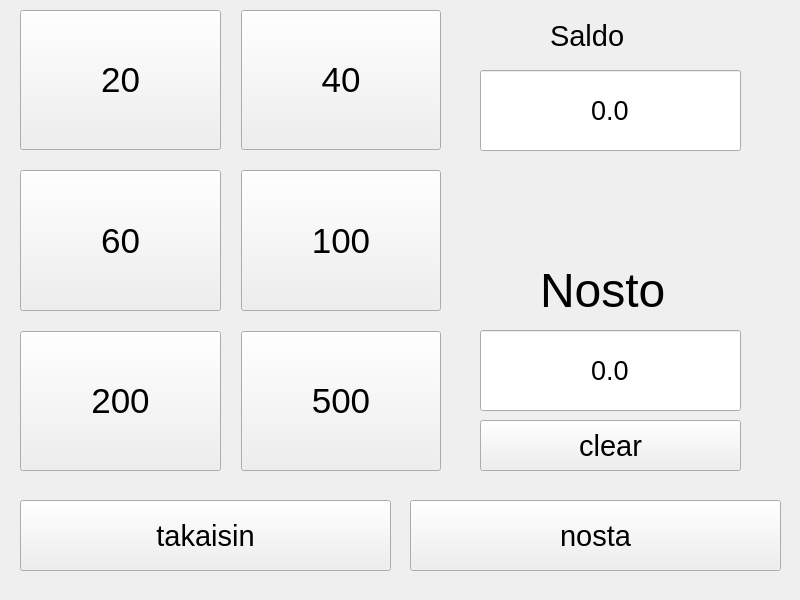
<?xml version="1.0" encoding="UTF-8"?>
<ui version="4.0">
 <class>MainWindow</class>
 <widget class="QWidget" name="MainWindow">
  <property name="geometry">
   <rect>
    <x>0</x>
    <y>0</y>
    <width>800</width>
    <height>600</height>
   </rect>
  </property>
  <property name="windowTitle">
   <string>Form</string>
  </property>
  <widget class="QStackedWidget" name="stackedWidget">
   <property name="geometry">
    <rect>
     <x>0</x>
     <y>-10</y>
     <width>800</width>
     <height>600</height>
    </rect>
   </property>
   <property name="font">
    <font>
     <pointsize>22</pointsize>
     <stylestrategy>PreferAntialias</stylestrategy>
    </font>
   </property>
   <property name="currentIndex">
    <number>3</number>
   </property>
   <widget class="QWidget" name="sivu1">
    <widget class="QToolButton" name="kirjaudu_ulos">
     <property name="geometry">
      <rect>
       <x>200</x>
       <y>450</y>
       <width>371</width>
       <height>71</height>
      </rect>
     </property>
     <property name="font">
      <font>
       <pointsize>22</pointsize>
       <stylestrategy>PreferAntialias</stylestrategy>
      </font>
     </property>
     <property name="text">
      <string>Log out</string>
     </property>
    </widget>
    <widget class="QToolButton" name="tilitapahtumat">
     <property name="geometry">
      <rect>
       <x>400</x>
       <y>260</y>
       <width>351</width>
       <height>101</height>
      </rect>
     </property>
     <property name="font">
      <font>
       <pointsize>22</pointsize>
       <stylestrategy>PreferAntialias</stylestrategy>
      </font>
     </property>
     <property name="text">
      <string>Tilitapahtumat</string>
     </property>
    </widget>
    <widget class="QToolButton" name="talletus">
     <property name="geometry">
      <rect>
       <x>400</x>
       <y>70</y>
       <width>351</width>
       <height>101</height>
      </rect>
     </property>
     <property name="font">
      <font>
       <pointsize>22</pointsize>
       <stylestrategy>PreferAntialias</stylestrategy>
      </font>
     </property>
     <property name="text">
      <string>Talletus</string>
     </property>
    </widget>
    <widget class="QToolButton" name="nosto">
     <property name="geometry">
      <rect>
       <x>20</x>
       <y>70</y>
       <width>351</width>
       <height>101</height>
      </rect>
     </property>
     <property name="font">
      <font>
       <pointsize>22</pointsize>
       <stylestrategy>PreferAntialias</stylestrategy>
      </font>
     </property>
     <property name="text">
      <string>Nosto</string>
     </property>
    </widget>
    <widget class="QPushButton" name="saldo_nappi">
     <property name="geometry">
      <rect>
       <x>20</x>
       <y>260</y>
       <width>351</width>
       <height>101</height>
      </rect>
     </property>
     <property name="text">
      <string>Saldo</string>
     </property>
    </widget>
   </widget>
   <widget class="QWidget" name="sivu2">
    <widget class="QListView" name="listView">
     <property name="geometry">
      <rect>
       <x>290</x>
       <y>40</y>
       <width>491</width>
       <height>551</height>
      </rect>
     </property>
     <property name="gridSize">
      <size>
       <width>4</width>
       <height>10</height>
      </size>
     </property>
     <property name="itemAlignment">
      <set>Qt::AlignLeading</set>
     </property>
    </widget>
    <widget class="QLineEdit" name="account_name">
     <property name="geometry">
      <rect>
       <x>20</x>
       <y>80</y>
       <width>251</width>
       <height>31</height>
      </rect>
     </property>
    </widget>
    <widget class="QLabel" name="account_lable">
     <property name="geometry">
      <rect>
       <x>70</x>
       <y>40</y>
       <width>171</width>
       <height>41</height>
      </rect>
     </property>
     <property name="font">
      <font>
       <pointsize>18</pointsize>
       <stylestrategy>PreferAntialias</stylestrategy>
      </font>
     </property>
     <property name="text">
      <string>Account Owner</string>
     </property>
    </widget>
    <widget class="QLineEdit" name="balance">
     <property name="geometry">
      <rect>
       <x>20</x>
       <y>150</y>
       <width>251</width>
       <height>31</height>
      </rect>
     </property>
    </widget>
    <widget class="QLabel" name="balance_label_2">
     <property name="geometry">
      <rect>
       <x>50</x>
       <y>120</y>
       <width>181</width>
       <height>21</height>
      </rect>
     </property>
     <property name="font">
      <font>
       <pointsize>18</pointsize>
       <stylestrategy>PreferAntialias</stylestrategy>
      </font>
     </property>
     <property name="text">
      <string>Account Balance</string>
     </property>
    </widget>
    <widget class="QPushButton" name="prev_10">
     <property name="geometry">
      <rect>
       <x>20</x>
       <y>410</y>
       <width>250</width>
       <height>40</height>
      </rect>
     </property>
     <property name="text">
      <string>Prev 10 actions</string>
     </property>
    </widget>
    <widget class="QPushButton" name="next_10">
     <property name="geometry">
      <rect>
       <x>20</x>
       <y>460</y>
       <width>250</width>
       <height>40</height>
      </rect>
     </property>
     <property name="text">
      <string>Next 10 actions</string>
     </property>
    </widget>
    <widget class="QPushButton" name="close">
     <property name="geometry">
      <rect>
       <x>20</x>
       <y>510</y>
       <width>250</width>
       <height>40</height>
      </rect>
     </property>
     <property name="text">
      <string>close</string>
     </property>
    </widget>
   </widget>
   <widget class="QWidget" name="sivu3">
    <widget class="QLineEdit" name="saldoArvo_2">
     <property name="geometry">
      <rect>
       <x>410</x>
       <y>70</y>
       <width>301</width>
       <height>51</height>
      </rect>
     </property>
     <property name="text">
      <string/>
     </property>
     <property name="readOnly">
      <bool>true</bool>
     </property>
    </widget>
    <widget class="QLineEdit" name="name">
     <property name="geometry">
      <rect>
       <x>20</x>
       <y>70</y>
       <width>301</width>
       <height>51</height>
      </rect>
     </property>
     <property name="readOnly">
      <bool>true</bool>
     </property>
    </widget>
    <widget class="QLabel" name="name_label">
     <property name="geometry">
      <rect>
       <x>20</x>
       <y>30</y>
       <width>201</width>
       <height>31</height>
      </rect>
     </property>
     <property name="text">
      <string>Account Owner</string>
     </property>
    </widget>
    <widget class="QLabel" name="balance_label">
     <property name="geometry">
      <rect>
       <x>410</x>
       <y>30</y>
       <width>131</width>
       <height>41</height>
      </rect>
     </property>
     <property name="text">
      <string>Balance</string>
     </property>
    </widget>
    <widget class="QListView" name="transaction">
     <property name="geometry">
      <rect>
       <x>20</x>
       <y>210</y>
       <width>751</width>
       <height>271</height>
      </rect>
     </property>
    </widget>
    <widget class="QLabel" name="transaction_label">
     <property name="geometry">
      <rect>
       <x>260</x>
       <y>170</y>
       <width>251</width>
       <height>31</height>
      </rect>
     </property>
     <property name="text">
      <string>Last 5 transactions</string>
     </property>
    </widget>
    <widget class="QPushButton" name="close_button">
     <property name="geometry">
      <rect>
       <x>260</x>
       <y>520</y>
       <width>281</width>
       <height>51</height>
      </rect>
     </property>
     <property name="text">
      <string>Close</string>
     </property>
    </widget>
   </widget>
   <widget class="QWidget" name="sivu4">
    <widget class="QToolButton" name="takaisin">
     <property name="geometry">
      <rect>
       <x>20</x>
       <y>510</y>
       <width>371</width>
       <height>71</height>
      </rect>
     </property>
     <property name="font">
      <font>
       <pointsize>22</pointsize>
       <stylestrategy>PreferAntialias</stylestrategy>
      </font>
     </property>
     <property name="text">
      <string>takaisin</string>
     </property>
    </widget>
    <widget class="QLineEdit" name="nostoArvo">
     <property name="enabled">
      <bool>true</bool>
     </property>
     <property name="geometry">
      <rect>
       <x>480</x>
       <y>340</y>
       <width>261</width>
       <height>81</height>
      </rect>
     </property>
     <property name="font">
      <font>
       <pointsize>20</pointsize>
       <stylestrategy>PreferAntialias</stylestrategy>
      </font>
     </property>
     <property name="focusPolicy">
      <enum>Qt::NoFocus</enum>
     </property>
     <property name="text">
      <string>0.0</string>
     </property>
     <property name="alignment">
      <set>Qt::AlignCenter</set>
     </property>
     <property name="readOnly">
      <bool>true</bool>
     </property>
    </widget>
    <widget class="QPushButton" name="clear">
     <property name="geometry">
      <rect>
       <x>480</x>
       <y>430</y>
       <width>261</width>
       <height>51</height>
      </rect>
     </property>
     <property name="font">
      <font>
       <pointsize>22</pointsize>
       <stylestrategy>PreferAntialias</stylestrategy>
      </font>
     </property>
     <property name="text">
      <string>clear</string>
     </property>
    </widget>
    <widget class="QToolButton" name="nostaNappi">
     <property name="geometry">
      <rect>
       <x>410</x>
       <y>510</y>
       <width>371</width>
       <height>71</height>
      </rect>
     </property>
     <property name="font">
      <font>
       <pointsize>22</pointsize>
       <stylestrategy>PreferAntialias</stylestrategy>
      </font>
     </property>
     <property name="text">
      <string>nosta</string>
     </property>
    </widget>
    <widget class="QLabel" name="teksti_2">
     <property name="geometry">
      <rect>
       <x>540</x>
       <y>260</y>
       <width>161</width>
       <height>81</height>
      </rect>
     </property>
     <property name="font">
      <font>
       <pointsize>36</pointsize>
       <stylestrategy>PreferAntialias</stylestrategy>
      </font>
     </property>
     <property name="text">
      <string>Nosto</string>
     </property>
    </widget>
    <widget class="QWidget" name="gridLayoutWidget">
     <property name="geometry">
      <rect>
       <x>20</x>
       <y>20</y>
       <width>421</width>
       <height>461</height>
      </rect>
     </property>
     <layout class="QGridLayout" name="gridLayout">
      <property name="rightMargin">
       <number>0</number>
      </property>
      <property name="spacing">
       <number>20</number>
      </property>
      <item row="0" column="1">
       <widget class="QPushButton" name="nosto1">
        <property name="sizePolicy">
         <sizepolicy hsizetype="Minimum" vsizetype="Minimum">
          <horstretch>0</horstretch>
          <verstretch>0</verstretch>
         </sizepolicy>
        </property>
        <property name="font">
         <font>
          <pointsize>26</pointsize>
          <stylestrategy>PreferAntialias</stylestrategy>
         </font>
        </property>
        <property name="autoFillBackground">
         <bool>false</bool>
        </property>
        <property name="text">
         <string>40</string>
        </property>
       </widget>
      </item>
      <item row="2" column="1">
       <widget class="QPushButton" name="nosto5">
        <property name="sizePolicy">
         <sizepolicy hsizetype="Minimum" vsizetype="Minimum">
          <horstretch>0</horstretch>
          <verstretch>0</verstretch>
         </sizepolicy>
        </property>
        <property name="font">
         <font>
          <pointsize>26</pointsize>
          <stylestrategy>PreferAntialias</stylestrategy>
         </font>
        </property>
        <property name="autoFillBackground">
         <bool>false</bool>
        </property>
        <property name="text">
         <string>500</string>
        </property>
       </widget>
      </item>
      <item row="1" column="0">
       <widget class="QPushButton" name="nosto2">
        <property name="sizePolicy">
         <sizepolicy hsizetype="Minimum" vsizetype="Minimum">
          <horstretch>0</horstretch>
          <verstretch>0</verstretch>
         </sizepolicy>
        </property>
        <property name="font">
         <font>
          <pointsize>26</pointsize>
          <stylestrategy>PreferAntialias</stylestrategy>
         </font>
        </property>
        <property name="autoFillBackground">
         <bool>false</bool>
        </property>
        <property name="text">
         <string>60</string>
        </property>
       </widget>
      </item>
      <item row="1" column="1">
       <widget class="QPushButton" name="nosto3">
        <property name="sizePolicy">
         <sizepolicy hsizetype="Minimum" vsizetype="Minimum">
          <horstretch>0</horstretch>
          <verstretch>0</verstretch>
         </sizepolicy>
        </property>
        <property name="font">
         <font>
          <pointsize>26</pointsize>
          <stylestrategy>PreferAntialias</stylestrategy>
         </font>
        </property>
        <property name="autoFillBackground">
         <bool>false</bool>
        </property>
        <property name="text">
         <string>100</string>
        </property>
       </widget>
      </item>
      <item row="2" column="0">
       <widget class="QPushButton" name="nosto4">
        <property name="sizePolicy">
         <sizepolicy hsizetype="Minimum" vsizetype="Minimum">
          <horstretch>0</horstretch>
          <verstretch>0</verstretch>
         </sizepolicy>
        </property>
        <property name="font">
         <font>
          <pointsize>26</pointsize>
          <stylestrategy>PreferAntialias</stylestrategy>
         </font>
        </property>
        <property name="autoFillBackground">
         <bool>false</bool>
        </property>
        <property name="text">
         <string>200</string>
        </property>
       </widget>
      </item>
      <item row="0" column="0">
       <widget class="QPushButton" name="nosto0">
        <property name="sizePolicy">
         <sizepolicy hsizetype="Minimum" vsizetype="Minimum">
          <horstretch>0</horstretch>
          <verstretch>0</verstretch>
         </sizepolicy>
        </property>
        <property name="font">
         <font>
          <pointsize>26</pointsize>
          <stylestrategy>PreferAntialias</stylestrategy>
         </font>
        </property>
        <property name="autoFillBackground">
         <bool>false</bool>
        </property>
        <property name="text">
         <string>20</string>
        </property>
       </widget>
      </item>
     </layout>
    </widget>
    <widget class="QLineEdit" name="saldoArvo">
     <property name="geometry">
      <rect>
       <x>480</x>
       <y>80</y>
       <width>261</width>
       <height>81</height>
      </rect>
     </property>
     <property name="font">
      <font>
       <pointsize>20</pointsize>
       <stylestrategy>PreferAntialias</stylestrategy>
      </font>
     </property>
     <property name="text">
      <string>0.0</string>
     </property>
     <property name="alignment">
      <set>Qt::AlignCenter</set>
     </property>
    </widget>
    <widget class="QLabel" name="saldo">
     <property name="geometry">
      <rect>
       <x>550</x>
       <y>10</y>
       <width>201</width>
       <height>71</height>
      </rect>
     </property>
     <property name="text">
      <string>Saldo</string>
     </property>
    </widget>
   </widget>
   <widget class="QWidget" name="sivu5">
    <widget class="QToolButton" name="takaisin_talletus">
     <property name="geometry">
      <rect>
       <x>20</x>
       <y>480</y>
       <width>371</width>
       <height>71</height>
      </rect>
     </property>
     <property name="font">
      <font>
       <pointsize>22</pointsize>
       <stylestrategy>PreferAntialias</stylestrategy>
      </font>
     </property>
     <property name="text">
      <string>takaisin</string>
     </property>
    </widget>
    <widget class="QPushButton" name="talleta_20">
     <property name="geometry">
      <rect>
       <x>40</x>
       <y>350</y>
       <width>91</width>
       <height>71</height>
      </rect>
     </property>
     <property name="text">
      <string>20</string>
     </property>
    </widget>
    <widget class="QPushButton" name="talleta_40">
     <property name="geometry">
      <rect>
       <x>170</x>
       <y>350</y>
       <width>91</width>
       <height>71</height>
      </rect>
     </property>
     <property name="text">
      <string>40</string>
     </property>
    </widget>
    <widget class="QPushButton" name="talleta_500">
     <property name="geometry">
      <rect>
       <x>680</x>
       <y>350</y>
       <width>91</width>
       <height>71</height>
      </rect>
     </property>
     <property name="text">
      <string>500</string>
     </property>
    </widget>
    <widget class="QPushButton" name="talleta_200">
     <property name="geometry">
      <rect>
       <x>560</x>
       <y>350</y>
       <width>91</width>
       <height>71</height>
      </rect>
     </property>
     <property name="text">
      <string>200</string>
     </property>
    </widget>
    <widget class="QPushButton" name="talleta_60">
     <property name="geometry">
      <rect>
       <x>300</x>
       <y>350</y>
       <width>91</width>
       <height>71</height>
      </rect>
     </property>
     <property name="text">
      <string>60</string>
     </property>
    </widget>
    <widget class="QLineEdit" name="talletusArvo">
     <property name="enabled">
      <bool>true</bool>
     </property>
     <property name="geometry">
      <rect>
       <x>220</x>
       <y>190</y>
       <width>401</width>
       <height>91</height>
      </rect>
     </property>
     <property name="font">
      <font>
       <pointsize>13</pointsize>
       <stylestrategy>PreferAntialias</stylestrategy>
      </font>
     </property>
     <property name="focusPolicy">
      <enum>Qt::NoFocus</enum>
     </property>
     <property name="text">
      <string>0.0</string>
     </property>
     <property name="alignment">
      <set>Qt::AlignRight|Qt::AlignTrailing|Qt::AlignVCenter</set>
     </property>
     <property name="readOnly">
      <bool>true</bool>
     </property>
    </widget>
    <widget class="QPushButton" name="talleta_100">
     <property name="geometry">
      <rect>
       <x>430</x>
       <y>350</y>
       <width>91</width>
       <height>71</height>
      </rect>
     </property>
     <property name="text">
      <string>100</string>
     </property>
    </widget>
    <widget class="QPushButton" name="clear2">
     <property name="geometry">
      <rect>
       <x>100</x>
       <y>190</y>
       <width>101</width>
       <height>91</height>
      </rect>
     </property>
     <property name="text">
      <string>clear</string>
     </property>
    </widget>
    <widget class="QLabel" name="teksti">
     <property name="geometry">
      <rect>
       <x>300</x>
       <y>30</y>
       <width>171</width>
       <height>81</height>
      </rect>
     </property>
     <property name="font">
      <font>
       <pointsize>36</pointsize>
       <stylestrategy>PreferAntialias</stylestrategy>
      </font>
     </property>
     <property name="text">
      <string>Talletus</string>
     </property>
    </widget>
   </widget>
  </widget>
 </widget>
 <resources/>
 <connections/>
</ui>
